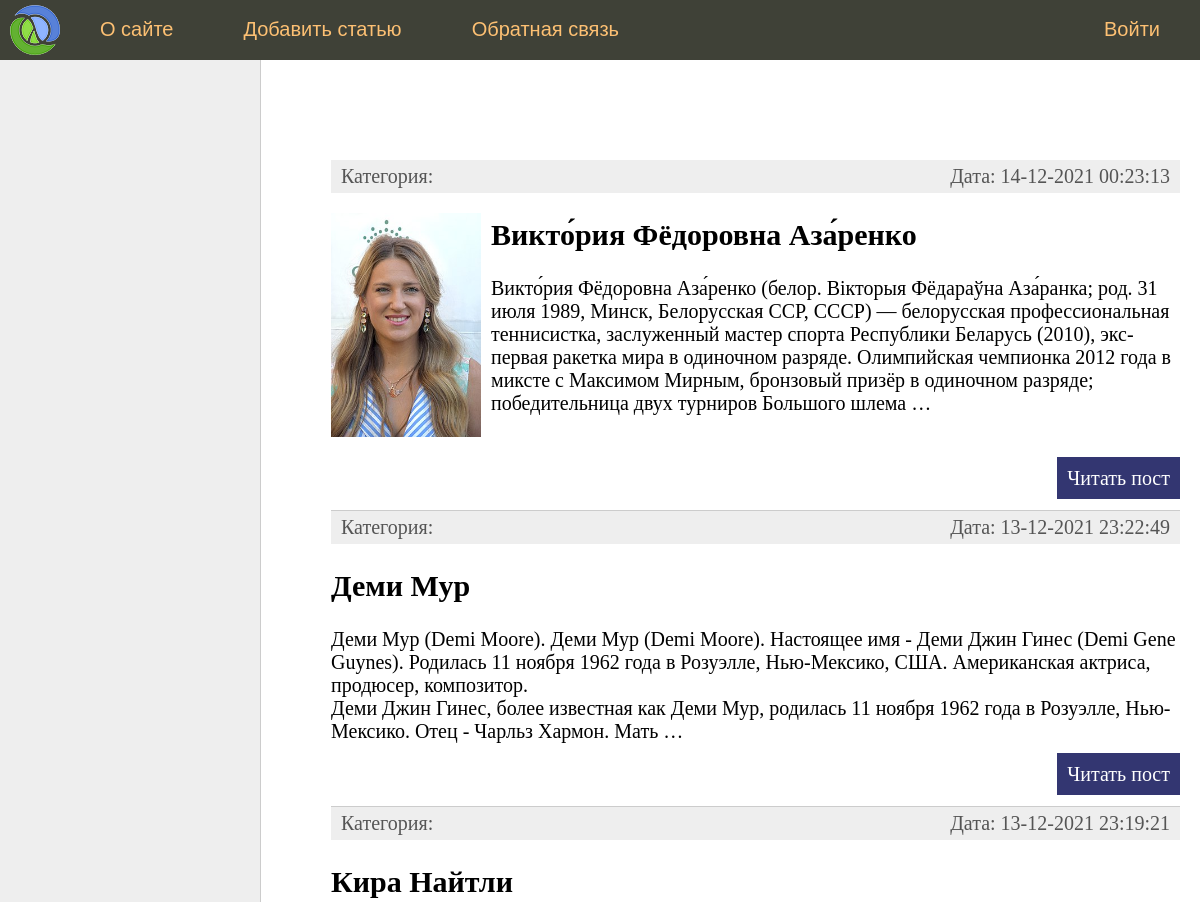
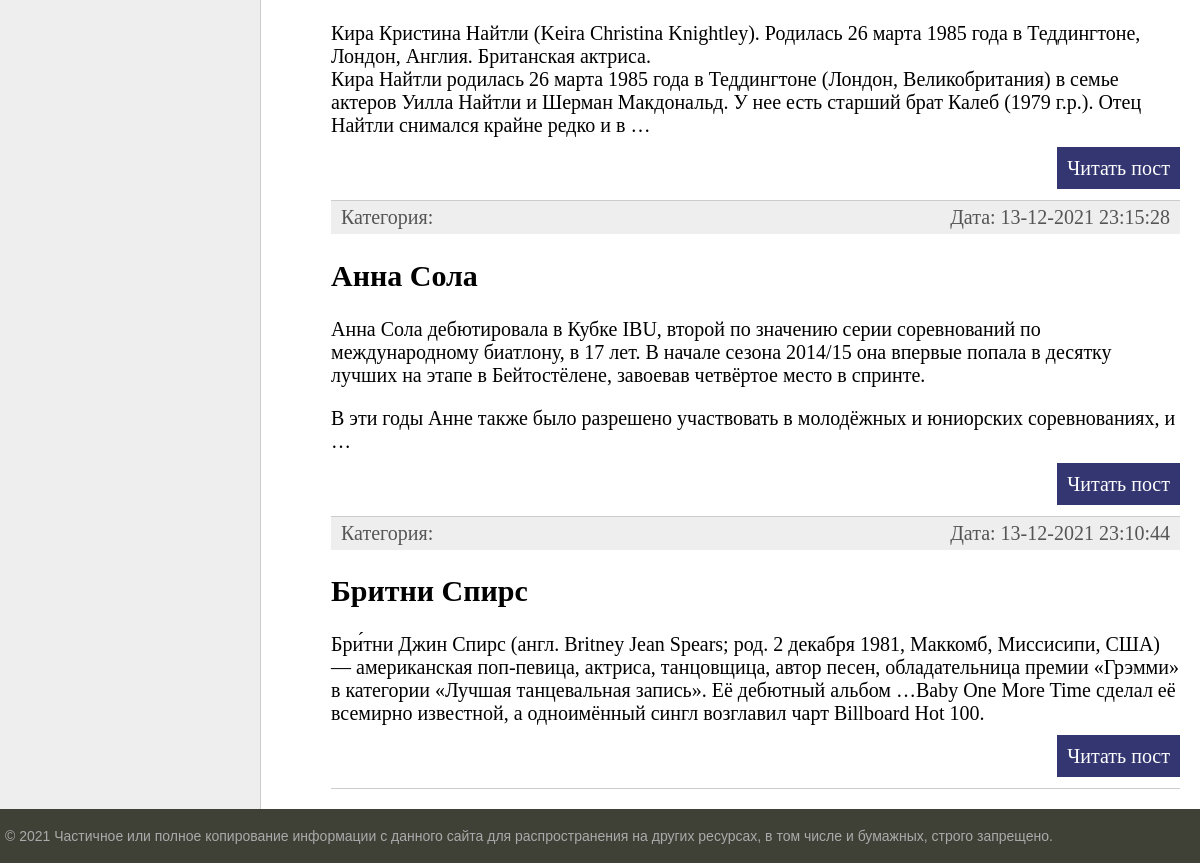
The page / on the database its author committed (2 pictures, top to bottom).
### women/models.py (models this page shows, shortened)
class Women(models.Model):
    title = models.CharField(max_length=255, verbose_name="Заголовок")
    content = models.TextField(blank=True, verbose_name="Текст статьи")
    photo = models.ImageField(upload_to="photos/%Y/%m/%d/", verbose_name="Фото")
    time_create = models.DateTimeField(auto_now_add=True, verbose_name="Время создания")
    time_update = models.DateTimeField(auto_now=True, verbose_name="Время изменения")
    is_published = models.BooleanField(default=True, verbose_name="Публикация")
    def get_absolute_url(self):
        return reverse('post', kwargs={'post_id': self.pk})
    class Meta:
        verbose_name = 'Известные женщины'
        verbose_name_plural = 'Известные женщины'
        ordering = ['-time_create', 'title']

### women/views.py (the view)
# urls.py: path('', index, name='home'),
def index(request):
    posts = Women.objects.all()
    context = {
        'posts': posts,
        'menu': menu,
        'title': 'Главная страница'
    }
    return render(request, 'women/index.html', context=context)

### women/templates/women/index.html (shortened to what this page needs)
{% extends 'women/base.html' %}
{% block content %}
<ul class="list-articles">
	{% for p in posts %}
			<li><div class="article-panel">
	<p class="first">Категория: {{p.cat}}</p>
	<p class="last">Дата: {{p.time_update|date:"d-m-Y H:i:s"}}</p>
</div>
{% if p.photo %}
	<p><img class="img-article-left thumb" src="{{p.photo.url}}"></p>
{% endif %}
				<h2>{{p.title}}</h2>
	{% autoescape on %}
	{{p.content|linebreaks|truncatewords:50}}
	{% endautoescape %}
			<p class="link-read-post"><a href="{{ p.get_absolute_url }}">Читать пост</a></p>
			</li>
	{% endfor %}
</ul>
{% endblock %}

### women/templates/women/base.html (shortened to what this page needs)
{% load static %}
<!DOCTYPE html>
<html>
<head>
	<link type="text/css" href="{% static 'women/css/styles.css' %}" rel="stylesheet" />
</head>
<body>
<table class="table-page" border=0 cellpadding="0" cellspacing="0">
<tr><td valign=top>
{% block mainmenu %}
		<div class="header">
			<ul id="mainmenu" class="mainmenu">
			<li class="logo"><a href="{% url 'home' %}"><div class="logo"></div></a></li>
{% for m in menu %}
	{% if not forloop.last %}
			<li><a href="{% url m.url_name %}">{{m.title}}</a></li>
	{% else %}
			<li class="last"><a href="{% url m.url_name %}">{{m.title}}</a></li>
	{% endif %}
{% endfor %}
			</ul>
		</div>
{% endblock mainmenu %}
<table class="table-content" border=0 cellpadding="0" cellspacing="0">
<tr>
	<td valign="top" class="left-chapters">
	<ul id="leftchapters"></li>
	</ul>
</td>
<td valign="top" class="content">
	<div class="content-text">
{% block content %}
{% endblock %}
	</div>
</td></tr></table>
</td></tr>
<tr><td valign=top>
	<div id="footer">
		<p>&copy; 2021 Частичное или полное копирование информации с данного сайта для распространения на других ресурсах, в том числе и бумажных, строго запрещено.</p>
	</div>
</td></tr></table>
</body>
</html>

### women/static/women/css/styles.css (style rules this page uses)
html, body { font-family: 'Arial'; margin: 0; padding: 0; height: 100%; width: 100%; color: #444; }
a { color: #0059b2; text-decoration: none; }
img { max-width: 600px; height: auto; }
img.img-article-left { max-width: 300px; height: auto; float: left; padding: 0 10px 10px 0; }
img.img-article-left.thumb { max-width: 150px; height: auto; }
p.link-read-post { text-align: right; }
p.link-read-post a { padding: 10px; min-width: 100px; background: #333671; color: #fff; text-decoration: none; }
div.article-panel { background: #eee; padding: 5px 10px 5px 10px; box-sizing: border-box; overflow: hidden; color: #555; }
div.article-panel p.first { margin: 0; float: left; }
div.article-panel p.last { margin: 0; float: right; }
ul.list-articles { list-style: none; margin: 0; padding: 0; }
ul.list-articles li { border-bottom: 1px solid #ccc; }
.table-page { width: 100%; height: 100%; vertical-align: top; }
.table-page tr { height: 100%; }
.header { background: #3F4137; height: 60px; }
.logo { background: url('../images/logo.png') no-repeat 10px 5px; width: 70px; height: 60px; }
ul.mainmenu { list-style: none; margin: 0; padding: 0; height: 60px; color: #fdc073; font-size: 20px; overflow: hidden; }
ul.mainmenu li { float: left; margin: 18px 40px 0 30px; }
ul.mainmenu li.logo { margin: 0; }
ul.mainmenu li.last { float: right; }
ul.mainmenu li a { color: #fdc073; text-decoration: none; }
.table-content { width: 100%; min-height: 100%; height: 100%; }
.left-chapters { margin: 0; background: #eee; border-right: 1px solid #ccc; min-height: 100%; }
.left-chapters ul { width: 230px; min-height: 100%; margin: 0; padding: 20px 10px 10px 20px; list-style: none; font-size: 20px; }
.content { padding: 40px 20px 20px 40px; width: 100%; box-sizing: border-box; }
.content-text { margin: 60px 0 0 30px; color: #000; font-size: 20px; font-family: Yandex Sans Display Light; }
#footer { box-sizing: border-box; background: #3F4137; padding: 5px; color: #aaa; font-size: 14px; font-family: Verdana, Geneva, Arial, Helvetica; text-align: left; overflow: hidden; }

### rows shown on the page
Women: time_update "14-12-2021 00:23:13", photo (picture), title "Викто́рия Фёдоровна Аза́ренко", content "Викто́рия Фёдоровна Аза́ренко (белор. Вікторыя Фёдараўна Аза́ранка; род. 31 июля 1989, Минск, Белорусская ССР, СССР) — белорусская профессиональная теннисистка, заслуженный мастер спорта Республики Беларусь (2010), экс-первая ракетка мира в одиночном разряде. Олимпийская чемпионка 2012 года в миксте с Максимом Мирным, бронзовый призёр в одиночном разряде; победительница двух турниров Большого шлема …"
Women: time_update "13-12-2021 23:22:49", title "Деми Мур", content "Деми Мур (Demi Moore). Деми Мур (Demi Moore). Настоящее имя - Деми Джин Гинес (Demi Gene Guynes). Родилась 11 ноября 1962 года в Розуэлле, Нью-Мексико, США. Американская актриса, продюсер, композитор. Деми Джин Гинес, более известная как Деми Мур, родилась 11 ноября 1962 года в Розуэлле, Нью-Мексико. Отец - Чарльз Хармон. Мать …"
Women: time_update "13-12-2021 23:19:21", title "Кира Найтли", content "Кира Кристина Найтли (Keira Christina Knightley). Родилась 26 марта 1985 года в Теддингтоне, Лондон, Англия. Британская актриса. Кира Найтли родилась 26 марта 1985 года в Теддингтоне (Лондон, Великобритания) в семье актеров Уилла Найтли и Шерман Макдональд. У нее есть старший брат Калеб (1979 г.р.). Отец Найтли снимался крайне редко и в …"
Women: time_update "13-12-2021 23:15:28", title "Анна Сола", content "Анна Сола дебютировала в Кубке IBU, второй по значению серии соревнований по международному биатлону, в 17 лет. В начале сезона 2014/15 она впервые попала в десятку лучших на этапе в Бейтостёлене, завоевав четвёртое место в спринте. В эти годы Анне также было разрешено участвовать в молодёжных и юниорских соревнованиях, и …"
Women: time_update "13-12-2021 23:10:44", title "Бритни Cпирс", content "Бри́тни Джин Спирс (англ. Britney Jean Spears; род. 2 декабря 1981, Маккомб, Миссисипи, США) — американская поп-певица, актриса, танцовщица, автор песен, обладательница премии «Грэмми» в категории «Лучшая танцевальная запись». Её дебютный альбом …Baby One More Time сделал её всемирно известной, а одноимённый сингл возглавил чарт Billboard Hot 100."

### other values the page prints
{{ m.title }} "О сайте" "Добавить статью" "Обратная связь"
{{ m.title }} "Войти"
